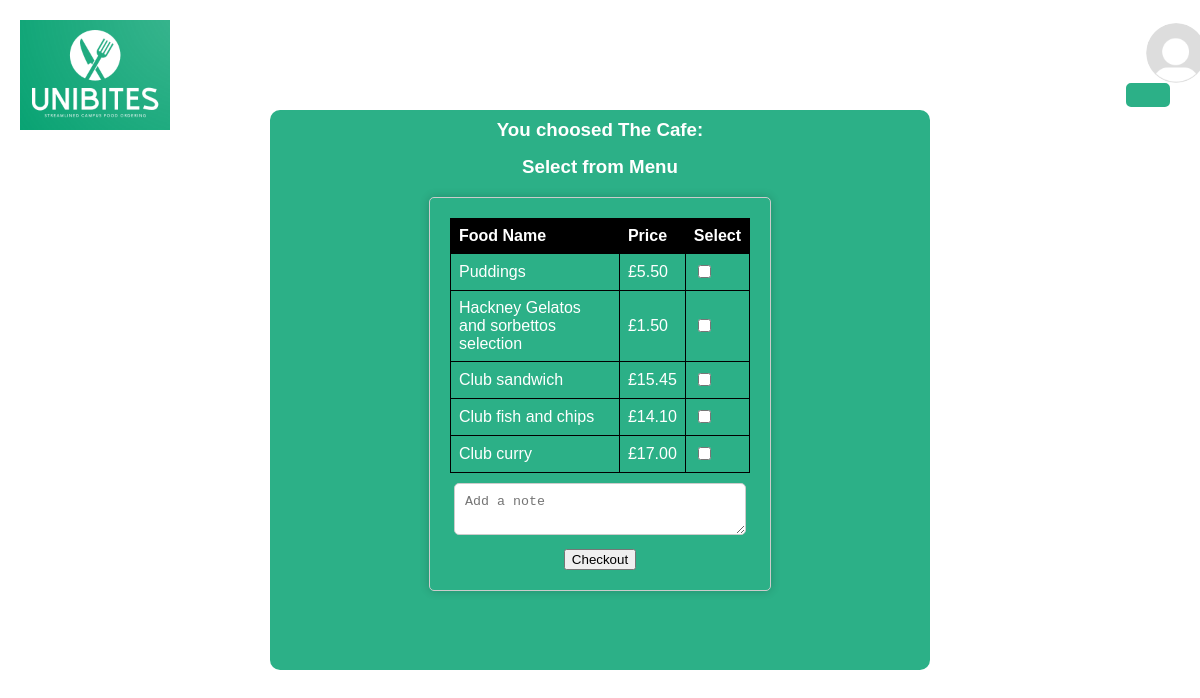
The app's page /cafe/2/, older data.
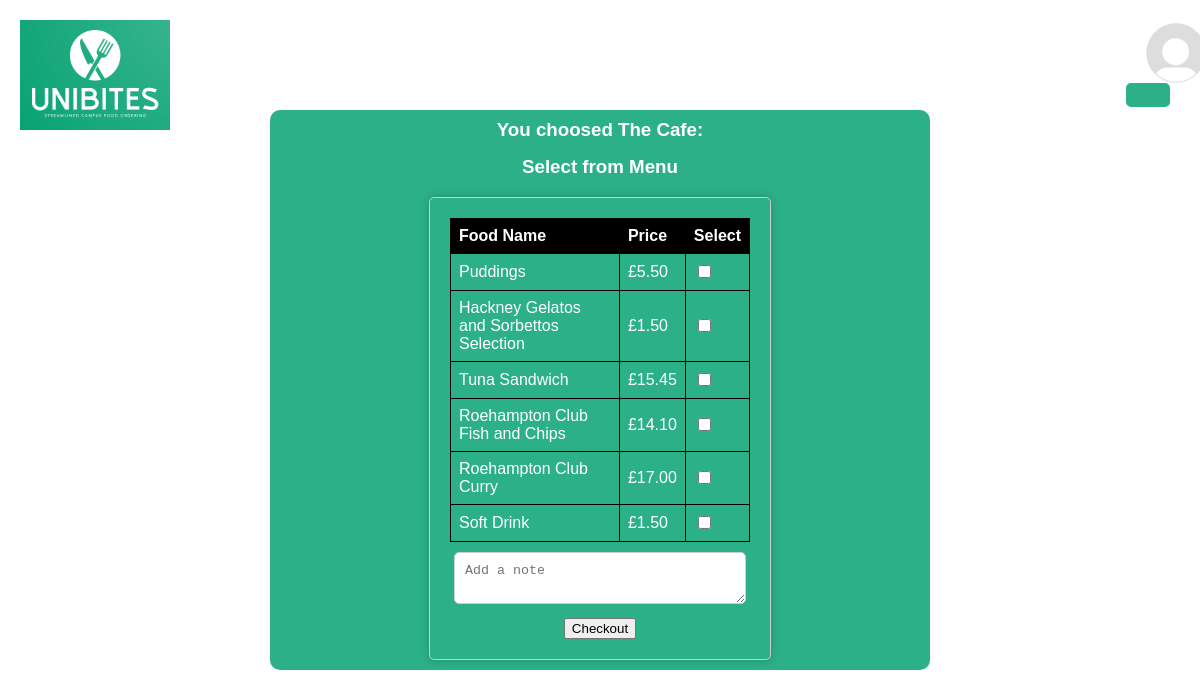
The same page, newer data.
### App/models.py (models this page shows, shortened)
class FoodItem(models.Model):
    cafe = models.ForeignKey(Cafe, on_delete=models.CASCADE)
    name = models.CharField(max_length=100)
    price = models.DecimalField(max_digits=6, decimal_places=2)

### App/views.py (the view)
# urls.py: path('cafe/<int:cafe_id>/', food_list, name='food_list'),  # Added this line
def food_list(request, cafe_id):
    cafe = get_object_or_404(Cafe, pk=cafe_id)
    food_items = FoodItem.objects.filter(cafe=cafe)
    return render(request, 'app/food_list.html', {'cafe': cafe, 'food_items': food_items})

### App/templates/app/food_list.html (shortened to what this page needs)
{% load static %}
<!DOCTYPE html>
<html lang="en">
<head>
<link rel="stylesheet" href="{% static 'app/style.css' %}">
</head>
<body>
  <div class="header">
    <img src="{% static 'app/logo.png' %}" alt="Logo" class="logo">
    <div class="profile-container">
      {% if user.profile_image %}
      <img src="{{user.profile_image.url}}" alt="Profile Picture" class="profile-pic">
      {% else %}
      <img src="{% static 'app/profile-pic.jpg' %}" alt="Profile Picture" class="profile-pic">
      {% endif %}
      <button class="login-button">{{user.first_name}}</button>
    </div>
  </div>
<div class="container">
  <div class="content-box">
    <h3>    <p class="description">You choosed The Cafe: {{order.cafe.name}}
    </p></h3><br>
    <h3>    <p class="description">Select from Menu
    </p></h3>
    <form method="post" action="{% url 'app:order_confirmation' cafe.id %}">
    <table>
      <tr>
        <th>Food Name</th>
        <th>Price</th>
        <th>Select</th>
      </tr>
      {% for food_item in food_items %}
      <tr>
        <td>{{ food_item.name }}<td>£{{ food_item.price }}</td> <td><input type="checkbox" name="food" value="{{ food_item.id }}"></td></td>
      </tr>
     {% endfor %}
    </table>
    <textarea name="note" placeholder="Add a note"></textarea>
    <button type="submit">Checkout</button>
</form>
  </div>
</div>
</body>
</html>

### App/static/app/style.css (style rules this page uses)
body { margin: 0; padding: 0; font-family: Arial, sans-serif; background-image: url('background-image.jpg'); background-size: cover; background-position: center; background-attachment: fixed; color: #ffffff; }
.header { display: flex; justify-content: space-between; align-items: center; padding: 20px; }
.logo { width: 150px; height: auto; }
.profile-container { display: flex; align-items: center; position: relative; }
.profile-pic { width: 60px; height: 60px; border-radius: 50%; margin-right: 10px; position: absolute; top: -20px; z-index: 2; margin-left: 20px; }
.login-button { padding: 10px 20px; background-color: transparent; color: #ffffff; border: 2px solid #2CB087; background-color: #2CB087; border-radius: 5px; font-size: 30px; cursor: pointer; transition: background-color 0.3s ease, border-color 0.3s ease; position: relative; z-index: 1; margin-top: 40px; margin-right: 10px; }
.container { display: flex; justify-content: center; align-items: start; }
.description { margin-top: -40px; }
.content-box { width: 600px; height: 500px; background-color: #2CB087; padding: 30px; text-align: center; border-radius: 10px; margin-top: -40px; }
table { border-collapse: collapse; width: 100%; max-width: 300px; margin: auto; }
th, td { border: 1px solid #000000; padding: 8px; text-align: left; }
th { background-color: #000000; }
input[type="checkbox"] { margin-right: 5px; }
form { max-width: 300px; margin: 0 auto; padding: 20px; border: 1px solid #ccc; border-radius: 5px; box-shadow: 0px 0px 10px rgba(0, 0, 0, 0.2); }
textarea { width: 90%; padding: 10px; margin-bottom: 10px; margin-top: 10px; border: 1px solid #ccc; border-radius: 5px; }

Row changes from the older to the newer data that the page shows:
changed FoodItem: name "Hackney Gelatos and sorbettos selection" → "Hackney Gelatos and Sorbettos Selection"
changed FoodItem: name "Club sandwich" → "Tuna Sandwich"
changed FoodItem: name "Club fish and chips" → "Roehampton Club Fish and Chips"
changed FoodItem: name "Club curry" → "Roehampton Club Curry"
added FoodItem: name "Soft Drink", price "1.50"
